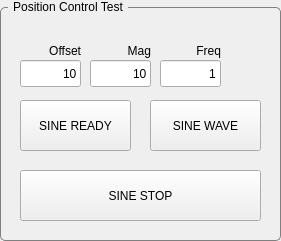
  <widget class="QGroupBox" name="groupBox_3">
   <property name="geometry">
    <rect>
     <x>1080</x>
     <y>20</y>
     <width>281</width>
     <height>241</height>
    </rect>
   </property>
   <property name="styleSheet">
    <string notr="true">QGroupBox {
    border: 1px solid gray;
    border-radius: 5px;
    margin-top: 7px;
}

QGroupBox::title {
    subcontrol-origin: margin;
    left: 8px;
    padding: 0 3px 0 3px;
}</string>
   </property>
   <property name="title">
    <string>Position Control Test</string>
   </property>
   <widget class="QLabel" name="label_36">
    <property name="geometry">
     <rect>
      <x>30</x>
      <y>40</y>
      <width>51</width>
      <height>21</height>
     </rect>
    </property>
    <property name="text">
     <string>Offset</string>
    </property>
    <property name="alignment">
     <set>Qt::AlignRight|Qt::AlignTrailing|Qt::AlignVCenter</set>
    </property>
   </widget>
   <widget class="QLineEdit" name="LE_OFFSET_JUMP">
    <property name="geometry">
     <rect>
      <x>20</x>
      <y>60</y>
      <width>61</width>
      <height>27</height>
     </rect>
    </property>
    <property name="text">
     <string>10</string>
    </property>
    <property name="alignment">
     <set>Qt::AlignRight|Qt::AlignTrailing|Qt::AlignVCenter</set>
    </property>
   </widget>
   <widget class="QLineEdit" name="LE_FREQ_JUMP">
    <property name="geometry">
     <rect>
      <x>160</x>
      <y>60</y>
      <width>61</width>
      <height>27</height>
     </rect>
    </property>
    <property name="text">
     <string>1</string>
    </property>
    <property name="alignment">
     <set>Qt::AlignRight|Qt::AlignTrailing|Qt::AlignVCenter</set>
    </property>
   </widget>
   <widget class="QLabel" name="label_37">
    <property name="geometry">
     <rect>
      <x>100</x>
      <y>40</y>
      <width>51</width>
      <height>21</height>
     </rect>
    </property>
    <property name="text">
     <string>Mag</string>
    </property>
    <property name="alignment">
     <set>Qt::AlignRight|Qt::AlignTrailing|Qt::AlignVCenter</set>
    </property>
   </widget>
   <widget class="QLineEdit" name="LE_MAG_JUMP">
    <property name="geometry">
     <rect>
      <x>90</x>
      <y>60</y>
      <width>61</width>
      <height>27</height>
     </rect>
    </property>
    <property name="text">
     <string>10</string>
    </property>
    <property name="alignment">
     <set>Qt::AlignRight|Qt::AlignTrailing|Qt::AlignVCenter</set>
    </property>
   </widget>
   <widget class="QLabel" name="label_38">
    <property name="geometry">
     <rect>
      <x>170</x>
      <y>40</y>
      <width>51</width>
      <height>21</height>
     </rect>
    </property>
    <property name="text">
     <string>Freq</string>
    </property>
    <property name="alignment">
     <set>Qt::AlignRight|Qt::AlignTrailing|Qt::AlignVCenter</set>
    </property>
   </widget>
   <widget class="QPushButton" name="BTN_SINSTOP">
    <property name="geometry">
     <rect>
      <x>20</x>
      <y>170</y>
      <width>241</width>
      <height>51</height>
     </rect>
    </property>
    <property name="text">
     <string>SINE STOP</string>
    </property>
   </widget>
   <widget class="QPushButton" name="BTN_SINTEST">
    <property name="geometry">
     <rect>
      <x>150</x>
      <y>100</y>
      <width>111</width>
      <height>51</height>
     </rect>
    </property>
    <property name="text">
     <string>SINE WAVE</string>
    </property>
   </widget>
   <widget class="QPushButton" name="BTN_SINREADY">
    <property name="geometry">
     <rect>
      <x>20</x>
      <y>100</y>
      <width>111</width>
      <height>51</height>
     </rect>
    </property>
    <property name="text">
     <string>SINE READY</string>
    </property>
   </widget>
  </widget>
